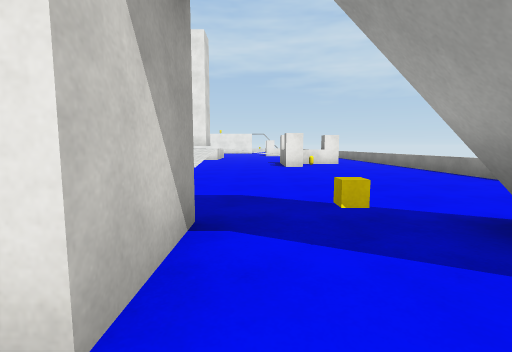
View 1 (above)

18 first-person views from a walk through a 3-D level made in the Unity game engine. The camera is 1.2 m above the floor, tilts 6° down and sees 85° across. The floor is counted in squares, 2 m on a side. Each view is taken from the middle of a square. On the plan, view 1 faces up. The plan holds only what a view shows up to about 9 squares ahead; the rest is blank. The place goes on beyond the plan. The player is left out. Surface patterns are stand-ins for the level's own textures.

View 2
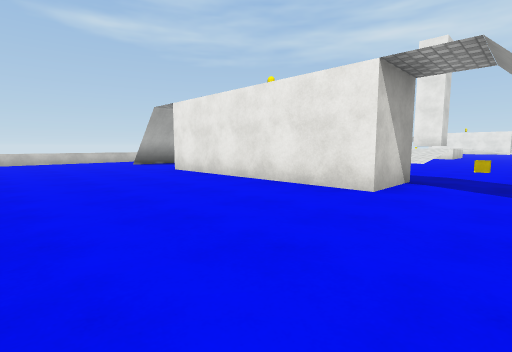

View 3
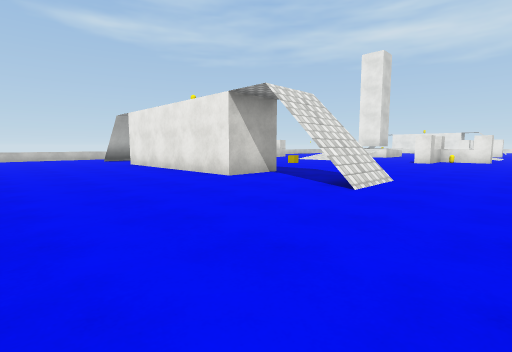

View 4
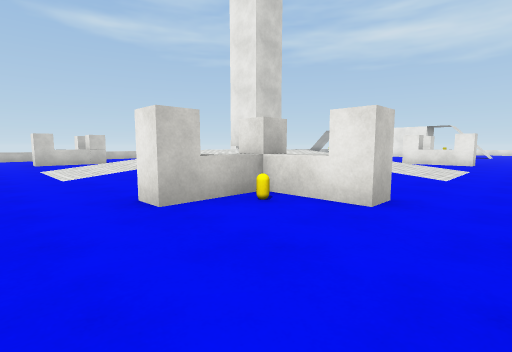

View 5
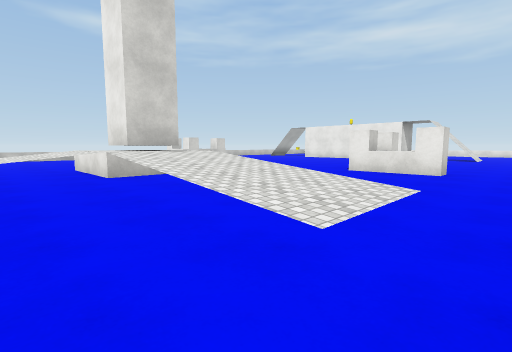

View 6
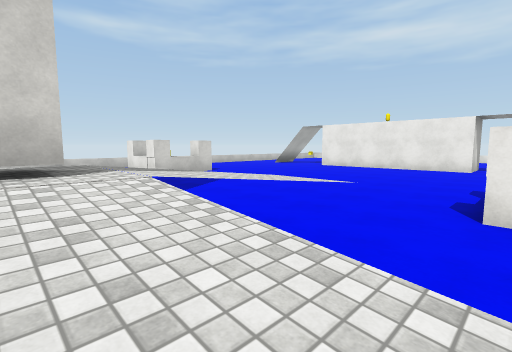

View 7
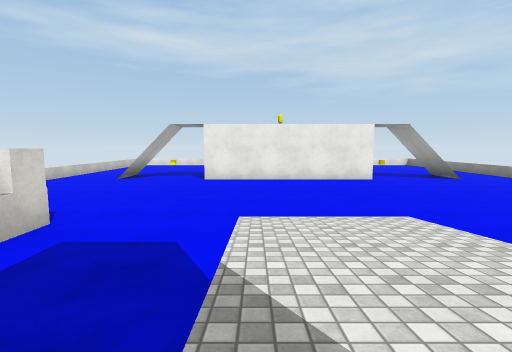

View 8
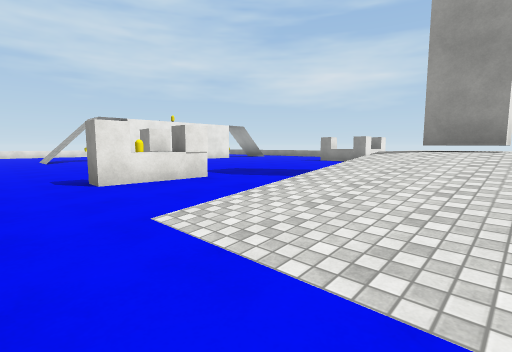

View 9
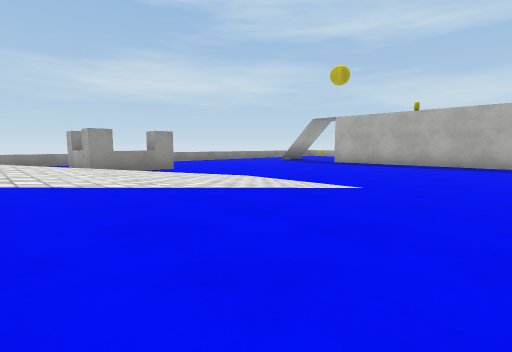

View 10
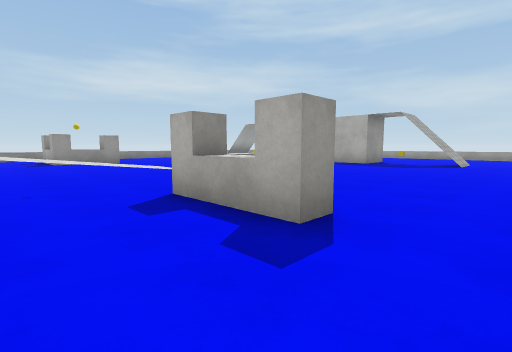

View 11
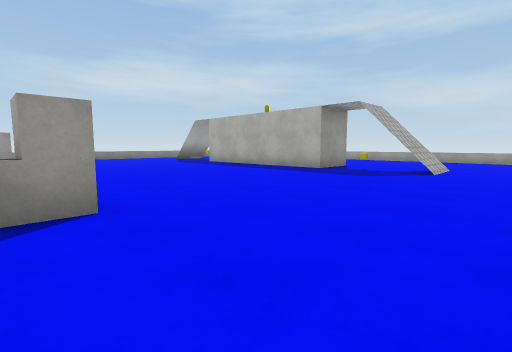

View 12
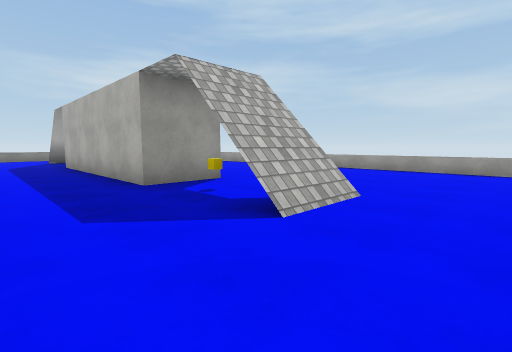

View 13
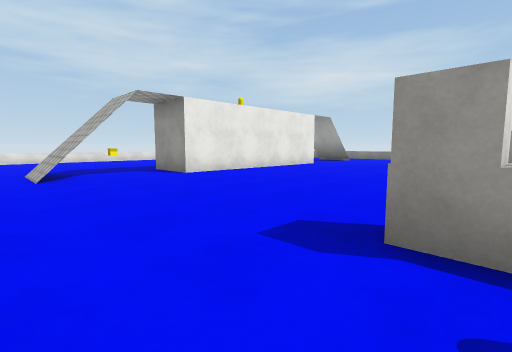

View 14
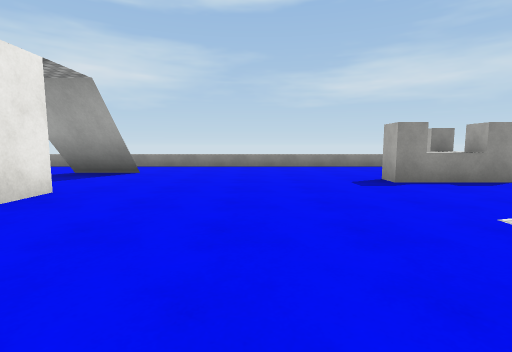

View 15
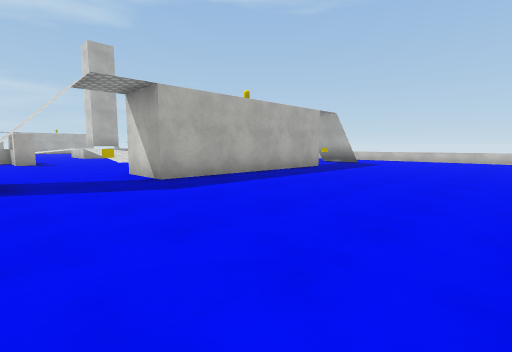

View 16
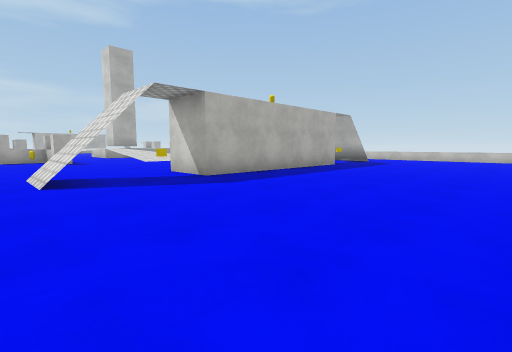

View 17
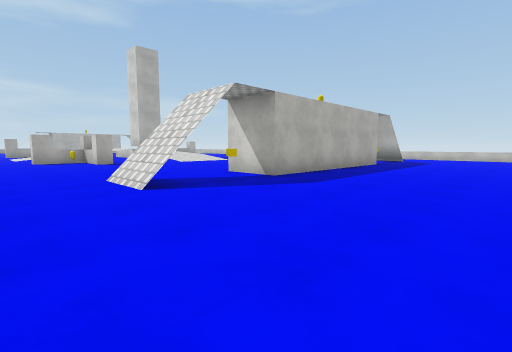

View 18
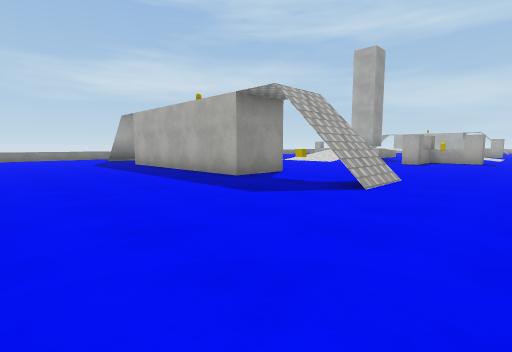

### Floor plan
Key: @ floor where view 1 was taken; # wall or solid block; . main floor; : floor 1 m higher than the main floor; / step, stairs or slope; O other object.
Columns run from 11 left of view 1 to 5 right of it. Each row starts with its distance up from view 1.
 31     ...........
 30  ...............
 29  ...............
 28  ...............#
 27  ...............#
 26  .. O.#####O. ..#
 25 #..#..#####..#..#
 24  ...............#
 23  ...............#
 22  ...............#
 21  ...............#
 20  ...............#
 19  ..OO..///..O...#
 18  ..OO..///..OO..#
 17  ......///......
 16  ......///......
 15  ..////:::////..
 14  ..////:#:////..
 13  ..////:::////..
 12  ......///......
 11  .....O///......#
 10  ..OO..///..OOO.#
  9  ...O..///..OO..#
  8  ...............#
  7  ...............#
  6  ...............#
  5  ...............
  4  ...............
  3  ...............
  2  .. O.#####.O ..
  1  ..#..#####..#..
  0  ..........@....
 -1  ...............
 -2 #...............
 -3  ...............
 -4  #####

Positions as (right, up) in squares from view 1, and headings:
1: (0, 0), facing up
2: (1, -3), facing up-left
3: (4, -3), facing up-left
4: (4, 7), facing up-left
5: (4, 11), facing up-left
6: (1, 14), facing up-left
7: (-4, 16), facing up
8: (-10, 13), facing up-right
9: (-6, 12), facing down-right
10: (-10, 12), facing down-right
11: (-10, 9), facing down-right
12: (-10, 4), facing down-right
13: (-9, 19), facing up-right
14: (-4, 22), facing right
15: (2, 31), facing down-left
16: (3, 31), facing down-left
17: (4, 30), facing down-left
18: (-10, 30), facing down-right
